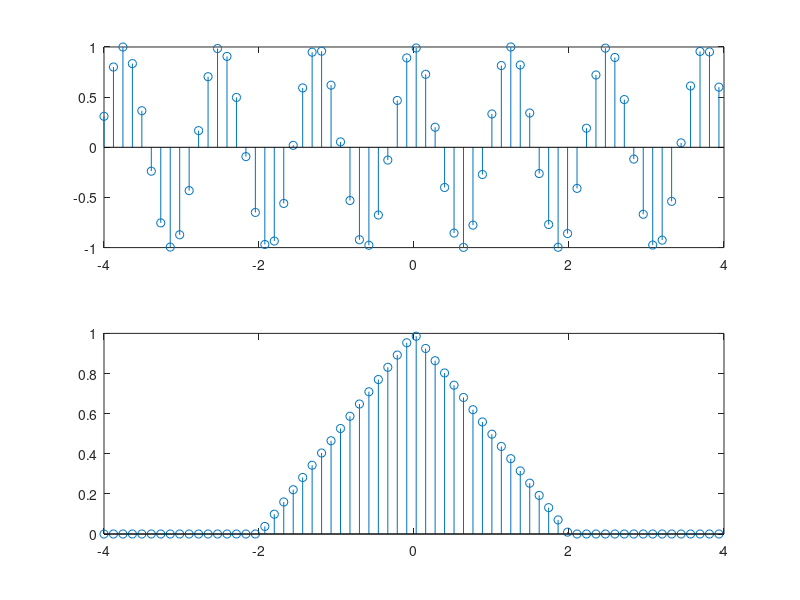

MATLAB code for this plot:
n=-4*8192:1000:4*8192;
T=1/8192;
ts=n.*T;
xs1=cos(8*pi*ts./5);
xs2=zeros(1,length(n));
for i=1:length(n)
    if abs(ts(i))<=2,xs2(i)=1-abs(ts(i))/2;
    end;
end;
subplot(2,1,1);
stem(ts,xs1);
subplot(2,1,2);
stem(ts,xs2);